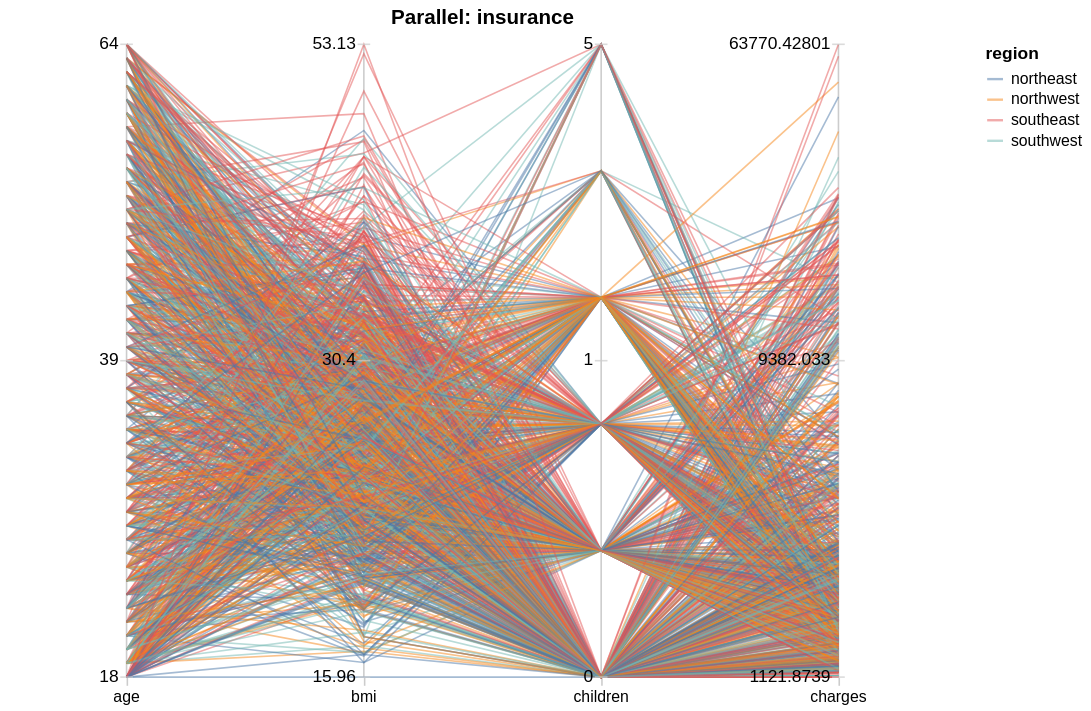

Write a Vega-Lite specification for this figure.
### Vega-Lite specification from a JSON file in a GitHub repository (floating-point values rounded to 4 significant figures; data arrays with more than 128 entries replaced by an {"elided": "..."} marker saying what was removed)
{"$schema": "https://vega.github.io/schema/vega-lite/v5.json", "title": "Parallel: insurance", "width": 600, "height": 400, "data": {"values": {"elided": "5352 records"}}, "encoding": {"x": {"field": "dimension", "type": "nominal", "sort": ["age", "bmi", "children", "charges"], "axis": {"title": null, "labelAngle": 0}, "scale": {}}, "tooltip": [{"field": "dimension", "type": "nominal"}]}, "layer": [{"data": {"values": [{"dimension": "age"}, {"dimension": "bmi"}, {"dimension": "children"}, {"dimension": "charges"}]}, "mark": {"type": "rule", "color": "#ccc"}, "encoding": {}}, {"mark": {"type": "line", "opacity": 0.5, "strokeWidth": 1}, "encoding": {"y": {"field": "normalized_value", "type": "quantitative", "axis": null, "scale": {}}, "detail": {"field": "_index", "type": "nominal"}, "color": {"field": "region", "type": "nominal"}, "tooltip": [{"field": "dimension", "type": "nominal"}, {"field": "normalized_value", "type": "quantitative"}, {"field": "region", "type": "nominal"}]}}, {"data": {"values": [{"dimension": "age", "tick_level": "min", "tick_value": 0.0, "tick_label": 18.0}, {"dimension": "age", "tick_level": "mid", "tick_value": 0.5, "tick_label": 39.0}, {"dimension": "age", "tick_level": "max", "tick_value": 1.0, "tick_label": 64.0}, {"dimension": "bmi", "tick_level": "min", "tick_value": 0.0, "tick_label": 15.96}, {"dimension": "bmi", "tick_level": "mid", "tick_value": 0.5, "tick_label": 30.4}, {"dimension": "bmi", "tick_level": "max", "tick_value": 1.0, "tick_label": 53.13}, {"dimension": "children", "tick_level": "min", "tick_value": 0.0, "tick_label": 0.0}, {"dimension": "children", "tick_level": "mid", "tick_value": 0.5, "tick_label": 1.0}, {"dimension": "children", "tick_level": "max", "tick_value": 1.0, "tick_label": 5.0}, {"dimension": "charges", "tick_level": "min", "tick_value": 0.0, "tick_label": 1122.0}, {"dimension": "charges", "tick_level": "mid", "tick_value": 0.5, "tick_label": 9382.0}, {"dimension": "charges", "tick_level": "max", "tick_value": 1.0, "tick_label": 63770.0}]}, "transform": [{"filter": "datum.tick_level === 'max'"}], "encoding": {"y": {"field": "tick_value", "type": "quantitative", "axis": null, "scale": {}}, "tooltip": [{"field": "tick_value", "type": "quantitative"}]}, "layer": [{"mark": {"type": "text", "style": "label"}, "encoding": {"text": {"field": "tick_label", "type": "quantitative"}}}, {"mark": {"type": "tick", "style": "tick", "size": 8, "color": "#ccc"}}]}, {"data": {"values": [{"dimension": "age", "tick_level": "min", "tick_value": 0.0, "tick_label": 18.0}, {"dimension": "age", "tick_level": "mid", "tick_value": 0.5, "tick_label": 39.0}, {"dimension": "age", "tick_level": "max", "tick_value": 1.0, "tick_label": 64.0}, {"dimension": "bmi", "tick_level": "min", "tick_value": 0.0, "tick_label": 15.96}, {"dimension": "bmi", "tick_level": "mid", "tick_value": 0.5, "tick_label": 30.4}, {"dimension": "bmi", "tick_level": "max", "tick_value": 1.0, "tick_label": 53.13}, {"dimension": "children", "tick_level": "min", "tick_value": 0.0, "tick_label": 0.0}, {"dimension": "children", "tick_level": "mid", "tick_value": 0.5, "tick_label": 1.0}, {"dimension": "children", "tick_level": "max", "tick_value": 1.0, "tick_label": 5.0}, {"dimension": "charges", "tick_level": "min", "tick_value": 0.0, "tick_label": 1122.0}, {"dimension": "charges", "tick_level": "mid", "tick_value": 0.5, "tick_label": 9382.0}, {"dimension": "charges", "tick_level": "max", "tick_value": 1.0, "tick_label": 63770.0}]}, "transform": [{"filter": "datum.tick_level === 'mid'"}], "encoding": {"y": {"field": "tick_value", "type": "quantitative", "axis": null, "scale": {}}, "tooltip": [{"field": "tick_value", "type": "quantitative"}]}, "layer": [{"mark": {"type": "text", "style": "label"}, "encoding": {"text": {"field": "tick_label", "type": "quantitative"}}}, {"mark": {"type": "tick", "style": "tick", "size": 8, "color": "#ccc"}}]}, {"data": {"values": [{"dimension": "age", "tick_level": "min", "tick_value": 0.0, "tick_label": 18.0}, {"dimension": "age", "tick_level": "mid", "tick_value": 0.5, "tick_label": 39.0}, {"dimension": "age", "tick_level": "max", "tick_value": 1.0, "tick_label": 64.0}, {"dimension": "bmi", "tick_level": "min", "tick_value": 0.0, "tick_label": 15.96}, {"dimension": "bmi", "tick_level": "mid", "tick_value": 0.5, "tick_label": 30.4}, {"dimension": "bmi", "tick_level": "max", "tick_value": 1.0, "tick_label": 53.13}, {"dimension": "children", "tick_level": "min", "tick_value": 0.0, "tick_label": 0.0}, {"dimension": "children", "tick_level": "mid", "tick_value": 0.5, "tick_label": 1.0}, {"dimension": "children", "tick_level": "max", "tick_value": 1.0, "tick_label": 5.0}, {"dimension": "charges", "tick_level": "min", "tick_value": 0.0, "tick_label": 1122.0}, {"dimension": "charges", "tick_level": "mid", "tick_value": 0.5, "tick_label": 9382.0}, {"dimension": "charges", "tick_level": "max", "tick_value": 1.0, "tick_label": 63770.0}]}, "transform": [{"filter": "datum.tick_level === 'min'"}], "encoding": {"y": {"field": "tick_value", "type": "quantitative", "axis": null, "scale": {}}, "tooltip": [{"field": "tick_value", "type": "quantitative"}]}, "layer": [{"mark": {"type": "text", "style": "label"}, "encoding": {"text": {"field": "tick_label", "type": "quantitative"}}}, {"mark": {"type": "tick", "style": "tick", "size": 8, "color": "#ccc"}}]}], "config": {"axisX": {"domain": false, "labelAngle": 0, "tickColor": "#ccc", "title": null}, "view": {"stroke": null}, "style": {"label": {"baseline": "middle", "align": "right", "dx": -5}, "tick": {"orient": "horizontal"}}}, "transform": [], "params": []}
